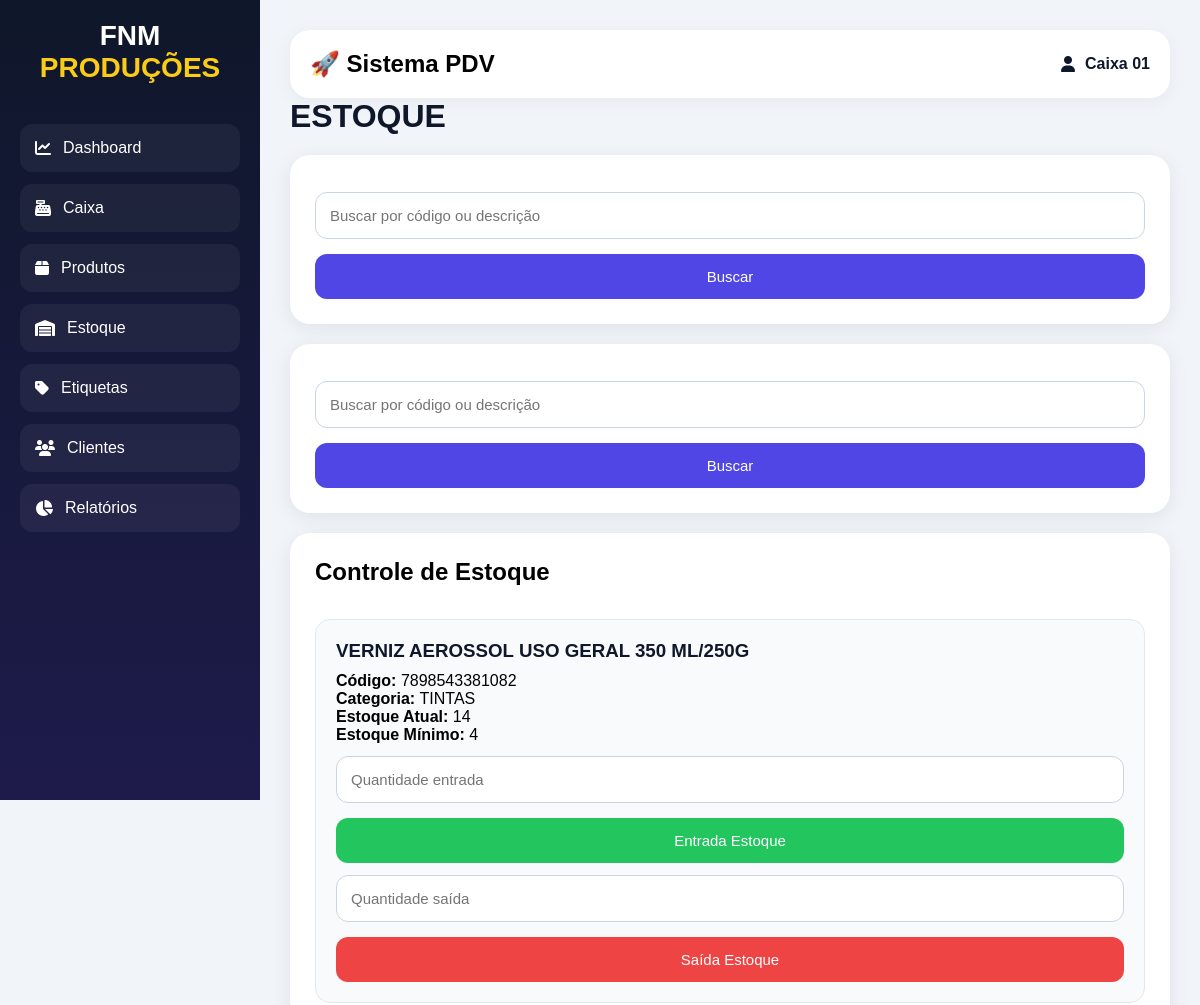
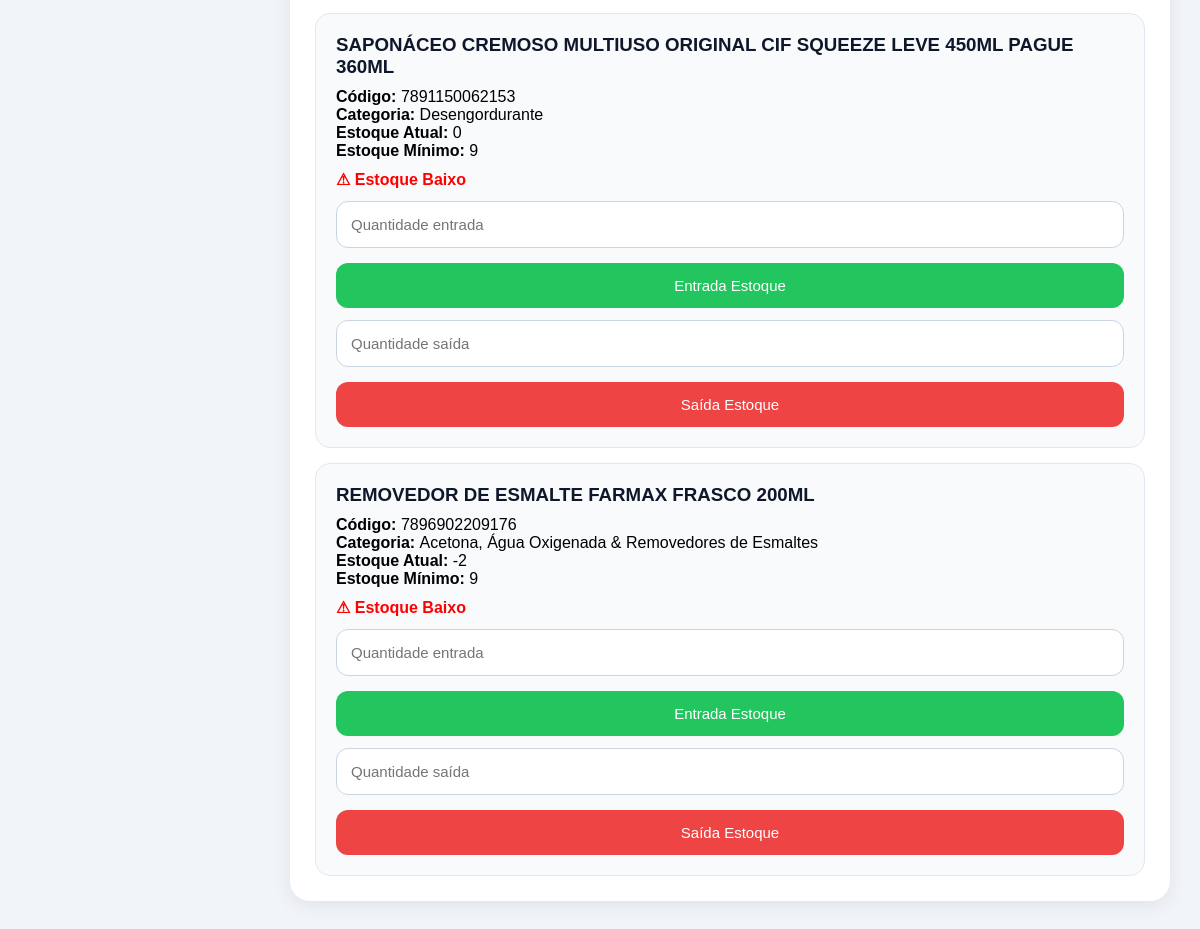
The page /estoque on the database its author committed (2 pictures, top to bottom).
### app.py (models this page shows)
class Produto(db.Model):
    id = db.Column(
        db.Integer,
        primary_key=True
    )
    codigo = db.Column(
        db.String(100)
    )
    nome = db.Column(
        db.String(200)
    )
    preco = db.Column(
        db.Float
    )
    estoque = db.Column(
        db.Integer
    )
    categoria = db.Column(
        db.String(100)
    )
    imagem = db.Column(
        db.String(500)
    )
    estoque_minimo = db.Column(
        db.Integer
    )

### app.py (the view)
@app.route("/estoque")
def estoque():
    busca = request.args.get(
        "busca"
    )
    if busca:
        produtos = Produto.query.filter(
            Produto.nome.contains(busca) |
            Produto.codigo.contains(busca)
        ).all()
    else:
        produtos = Produto.query.all()
    return render_template(
        "estoque.html",
        produtos=produtos
    )

### templates/estoque.html
{% extends "base.html" %}
{% block content %}
<h1>ESTOQUE</h1>
<div class="card">
    <form method="GET" action="/estoque">
        <input
            type="text"
            name="busca"
            placeholder="Buscar por código ou descrição"
        >
        <button class="azul">
            Buscar
        </button>
    </form>
</div>
<div class="card">
    <form method="GET" action="/estoque">
        <input
            type="text"
            name="busca"
            placeholder="Buscar por código ou descrição"
        >
        <button class="azul">
            Buscar
        </button>
    </form>
</div>
<div class="card">
    <h2>
        Controle de Estoque
    </h2>
    <br>
    {% for produto in produtos %}
    <div
        style="
            background:#f8fafc;
            border:1px solid #e2e8f0;
            padding:20px;
            border-radius:15px;
            margin-top:15px;
        "
    >
        <h3
            style="
                color:#0f172a;
                margin-bottom:10px;
            "
        >
            {{ produto.nome }}
        </h3>
        <p>
            <strong>
                Código:
            </strong>
            {{ produto.codigo }}
        </p>
        <p>
            <strong>
                Categoria:
            </strong>
            {{ produto.categoria }}
        </p>
        <p>
            <strong>
                Estoque Atual:
            </strong>
            {{ produto.estoque }}
        </p>
        <p>
            <strong>
                Estoque Mínimo:
            </strong>
            {{ produto.estoque_minimo }}
        </p>
        {% if produto.estoque <= produto.estoque_minimo %}
        <p
            style="
                color:red;
                font-weight:bold;
                margin-top:10px;
            "
        >
            ⚠ Estoque Baixo
        </p>
        {% endif %}
        <form
            action="/entrada_estoque/{{ produto.id }}"
            method="POST"
        >
            <input
                type="number"
                name="quantidade"
                placeholder="Quantidade entrada"
                required
            >
            <button class="verde">
                Entrada Estoque
            </button>
        </form>
        <form
            action="/saida_estoque/{{ produto.id }}"
            method="POST"
        >
            <input
                type="number"
                name="quantidade"
                placeholder="Quantidade saída"
                required
            >
            <button class="vermelho">
                Saída Estoque
            </button>
        </form>
    </div>
    {% endfor %}
</div>
{% endblock %}

### templates/base.html (style rules this page uses)
* { margin:0; padding:0; box-sizing:border-box; font-family:Arial; }
body { background:#f1f5f9; display:flex; }
h1 { color:#0f172a; margin-bottom:20px; }
.card { background:white; padding:25px; border-radius:20px; margin-top:20px; box-shadow: 0 4px 20px rgba( 0, 0, 0, 0.08 ); }
input, select { width:100%; padding:14px; margin-top:12px; border:1px solid #cbd5e1; border-radius:12px; font-size:15px; outline:none; background:white; }
button { width:100%; padding:14px; border:none; border-radius:12px; cursor:pointer; color:white; font-size:15px; margin-top:15px; transition:0.3s; }
.verde { background:#22c55e; }
.azul { background:#4f46e5; }
.vermelho { background:#ef4444; }

### rows shown on the page
Produto: nome "VERNIZ AEROSSOL USO GERAL 350 ML/250G", codigo "7898543381082", categoria "TINTAS", estoque "14", estoque_minimo "4"
Produto: nome "SAPONÁCEO CREMOSO MULTIUSO ORIGINAL CIF SQUEEZE LEVE 450ML PAGUE 360ML", codigo "7891150062153", categoria "Desengordurante", estoque "0", estoque_minimo "9", shows "⚠ Estoque Baixo"
Produto: nome "REMOVEDOR DE ESMALTE FARMAX FRASCO 200ML", codigo "7896902209176", categoria "Acetona, Água Oxigenada & Removedores de Esmaltes", estoque "-2", estoque_minimo "9", shows "⚠ Estoque Baixo"
